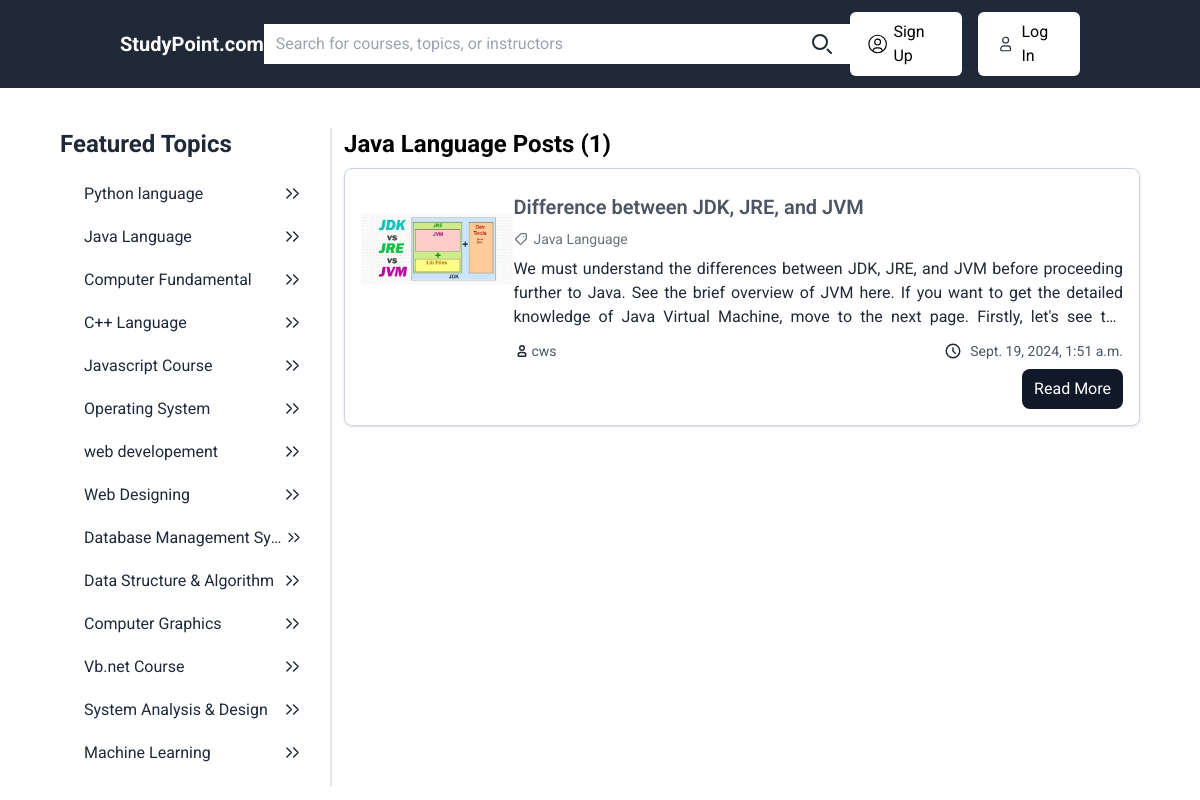
Page /filter/2 on the committed database.
### cms/models.py (models this page shows, shortened)
class Topic(models.Model):
    name = models.CharField(max_length=200)
    description = models.TextField()
    created_at = models.DateTimeField(auto_now_add=True)

class Content(models.Model):
    topic = models.ForeignKey(Topic, on_delete=models.CASCADE)
    title = models.CharField(max_length=200)
    content = models.TextField()
    created_at = models.DateTimeField(auto_now_add=True)
    feature_image = models.ImageField(upload_to="content/")
    author = models.ForeignKey(User, on_delete=models.SET_NULL, blank=True, null=True)
    class Meta:
        ordering = ['-title']

### cms/views.py (the view)
# urls.py: path("filter/<int:topic_id>", filter, name="filter"),
def filter(request, topic_id):
    data= {}
    topic = Topic.objects.get(pk=topic_id)
    data['title'] = f"{topic.name} Posts"
    data['categories'] = Topic.objects.all()
    data['posts'] = Content.objects.filter(topic__id=topic_id)
    return render(request, 'home.html', data)

### templates/home.html (shortened to what this page needs)
{% extends 'base.html' %}
{% block "content" %}
    <div class="flex flex-1">
        <h2 class="text-black font-bold text-2xl">{{title}} ({{posts|length}})</h2>
    </div>
    <div class="flex flex-1 flex-col mt-2">
        <div class="flex-1 flex flex-col gap-2">
            {% for post in posts %}
                <div class="flex p-4 border border-slate-300 rounded-lg shadow">
                    <div class="flex-1 items-center">
                        <img class="object-contain w-full h-32" src="{{ post.feature_image.url }}" alt="Post Image">
                    </div>
                    <div class="flex-[4]">
                        <h3 class="text-xl my-2 font-semibold text-gray-600">{{ post.title }}</h3>
                        <div class="flex flex-1 my-2">
                            <p class="text-sm flex gap-1 text-gray-500 items-center">
                                {{post.topic.name}}</p>
                        </div>
                        <p class="text-md text-justify mb-3 text-gray-800 line-clamp-3">{{ post.content }}</p>
                        <div class="flex items-cente my-2 justify-between">
                            <span class="text-sm text-gray-600 flex items-center">
                                {{ post.author }}</span>
                            <span class="ml-2 text-sm text-gray-600 flex gap-2 items-center">
                                <svg class="w-[18px] h-[18px] text-gray-800 dark:text-white" aria-hidden="true" xmlns="http://www.w3.org/2000/svg" width="24" height="24" fill="none" viewBox="0 0 24 24">
                                    <path stroke="currentColor" stroke-linecap="round" stroke-linejoin="round" stroke-width="2" d="M12 8v4l3 3m6-3a9 9 0 1 1-18 0 9 9 0 0 1 18 0Z"/>
                                  </svg>
                                {{ post.created_at }}</span>
                        </div>
                        <div class="flex flex-1 justify-end">
                            <a href="{% url 'show' post.id %}" class="bg-gray-900 rounded-lg text-white px-3 py-2 hover:bg-gray-600">Read More</a>
                        </div>
                    </div>
                </div>
            {% endfor %}
        </div>
    </div>
{% endblock %}

### templates/base.html (shortened to what this page needs)
<!DOCTYPE html>
<html lang="en">
<head>
    <script src="https://cdn.tailwindcss.com"></script>
</head>
<body>
    <div class="flex flex-1 bg-gray-800 py-3 px-[10%] justify-between items-center">
            <a href="{% url 'homepage' %}"><h1 class="text-xl font-bold text-white">StudyPoint.com</h1></a>
            <form action="{% url 'search' %}" method="get" class="flex bg-white">
                <input type="text" name="q" placeholder="Search for courses, topics, or instructors" size="60" class="bg-transparent w-full px-3 py-2 rounded-md focus:outline-none" />
                <button type="submit" class="px-4 py-2 rounded-md">
                    <svg class="w-6 h-6 text-gray-800 dark:text-white" aria-hidden="true" xmlns="http://www.w3.org/2000/svg" width="24" height="24" fill="none" viewBox="0 0 24 24">
                        <path stroke="currentColor" stroke-linecap="round" stroke-width="2" d="m21 21-3.5-3.5M17 10a7 7 0 1 1-14 0 7 7 0 0 1 14 0Z"/>
                      </svg>
                </button>
            </form>
            <div class="flex items-center">
                {% if request.user.is_authenticated %}
                <a href="{% url 'register' %}" class="px-4 mr-2 py-2 rounded-md text-white flex items-center gap-1 ">
                    <svg class="w-6 h-6 text-white" aria-hidden="true" xmlns="http://www.w3.org/2000/svg" width="24" height="24" fill="none" viewBox="0 0 24 24">
                        <path stroke="currentColor" stroke-linecap="round" stroke-linejoin="round" stroke-width="1.2" d="M12 21a9 9 0 1 0 0-18 9 9 0 0 0 0 18Zm0 0a8.949 8.949 0 0 0 4.951-1.488A3.987 3.987 0 0 0 13 16h-2a3.987 3.987 0 0 0-3.951 3.512A8.948 8.948 0 0 0 12 21Zm3-11a3 3 0 1 1-6 0 3 3 0 0 1 6 0Z"/>
                      </svg>
                    {{user.username}}
                </a>
                <a href="{% url 'logout' %}" class="px-4 py-2 rounded-md flex items-center gap-1  bg-white ">
                    <svg class="w-6 h-6 text-gray-800 dark:text-white" aria-hidden="true" xmlns="http://www.w3.org/2000/svg" width="24" height="24" fill="none" viewBox="0 0 24 24">
                        <path stroke="currentColor" stroke-linecap="round" stroke-linejoin="round" stroke-width="1.2" d="M12 21a9 9 0 1 0 0-18 9 9 0 0 0 0 18Zm0 0a8.949 8.949 0 0 0 4.951-1.488A3.987 3.987 0 0 0 13 16h-2a3.987 3.987 0 0 0-3.951 3.512A8.948 8.948 0 0 0 12 21Zm3-11a3 3 0 1 1-6 0 3 3 0 0 1 6 0Z"/>
                      </svg>
                    Logout
                </a>
                {% else %}
                <a href="{% url 'register' %}" class="px-4 py-2 rounded-md flex items-center gap-1  bg-white ">
                    Sign Up
                </a>
                <a href="{% url 'login' %}" class="px-4 py-2 ml-4 rounded-md text-black bg-white flex items-center gap-1">
                    Log In</a>
                {% endif %}
            </div>
        </div>
    <div class="flex flex-1 mt-10 px-[5%] divide-x-2">
        <div class="w-3/12">
            <h2 class="text-2xl font-bold text-gray-800">Featured Topics</h2>
            <div class="flex flex-col p-3">
                {% for cat in categories %}
                <a href="{% url 'filter' cat.id %}" class="text-slate-800 px-3 py-2 w-full  flex justify-between items-center hover:bg-slate-100">
                    <span class="truncate"> {{cat.name}}</span>
                    <svg class="w-[27px] h-[27px] text-gray-800 dark:text-white" aria-hidden="true" xmlns="http://www.w3.org/2000/svg" width="24" height="24" fill="none" viewBox="0 0 24 24">
                        <path stroke="currentColor" stroke-linecap="round" stroke-linejoin="round" stroke-width="1.3" d="m7 16 4-4-4-4m6 8 4-4-4-4"/>
                      </svg>
                   </a>
                {% endfor %}
            </div>
        </div>
        <div class="w-9/12 pl-3">
            <div class="">
                {% block "content" %}
            {% endblock %}
            </div>
        </div>
    </div>
</body>
</html>

### templates/base.html (style rules this page uses)
* { font-family: "Roboto", system-ui!important; }

### rows in the picture
Topic: name "Python language"
Topic: name "Java Language"
Topic: name "Computer Fundamental"
Topic: name "C++ Language"
Topic: name "Javascript Course"
Topic: name "Operating System"
Topic: name "web developement"
Topic: name "Web Designing"
Topic: name "Database Management Sy…"
Topic: name "Data Structure & Algorithm"
Topic: name "Computer Graphics"
Topic: name "Vb.net Course"
Topic: name "System Analysis & Design"
Topic: name "Machine Learning"
Content: feature_image (picture), title "Difference between JDK, JRE, and JVM", topic.name "Java Language", content "We must understand the differences between JDK, JRE, and JVM before proceeding further to Java. See the brief overview of JVM here. If you want to get the detailed knowledge of Java Virtual Machine, move to the next page. Firstly, let's see…", author "cws", created_at "Sept. 19, 2024, 1:51 a.m."

### other values in the picture
{{ title }} "Java Language Posts"
{{ posts|length }} "1"
